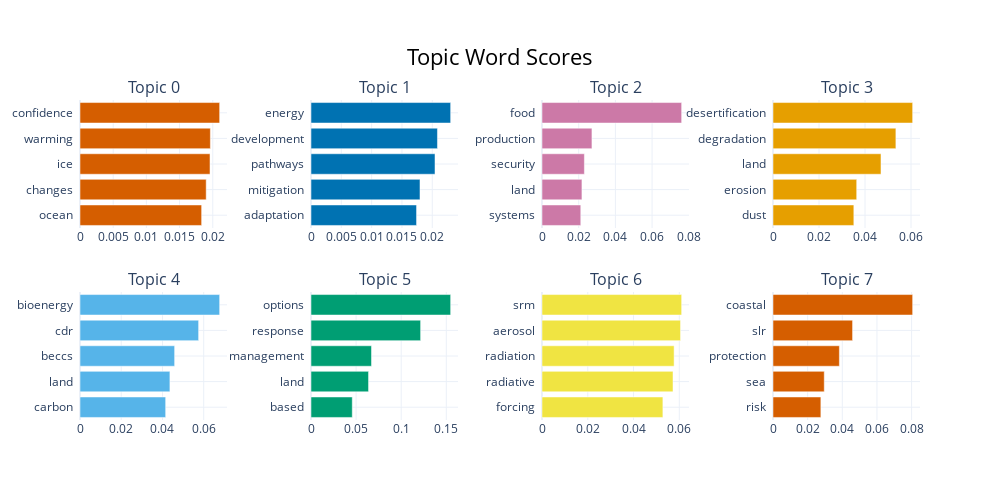

This figure's notebook cell:
### Markdown cell above
## IPCC report

### Code cell
topics, probs, model = create_topics("auto", "CountVectorizer", report)
model.visualize_barchart()

### Figure 1 — Plotly figure (JSON) as saved in the notebook; plotly's stock layout.template omitted (floating-point values rounded to 4 significant figures)
{"data": [{"marker": {"color": "#D55E00"}, "orientation": "h", "type": "bar", "x": [0.01833, 0.01901, 0.01959, 0.01964, 0.02104], "xaxis": "x", "y": ["ocean  ", "changes  ", "ice  ", "warming  ", "confidence  "], "yaxis": "y"}, {"marker": {"color": "#0072B2"}, "orientation": "h", "type": "bar", "x": [0.01741, 0.01798, 0.02045, 0.02086, 0.02303], "xaxis": "x2", "y": ["adaptation  ", "mitigation  ", "pathways  ", "development  ", "energy  "], "yaxis": "y2"}, {"marker": {"color": "#CC79A7"}, "orientation": "h", "type": "bar", "x": [0.02113, 0.02176, 0.0231, 0.02722, 0.07612], "xaxis": "x3", "y": ["systems  ", "land  ", "security  ", "production  ", "food  "], "yaxis": "y3"}, {"marker": {"color": "#E69F00"}, "orientation": "h", "type": "bar", "x": [0.03514, 0.03639, 0.04694, 0.05342, 0.06071], "xaxis": "x4", "y": ["dust  ", "erosion  ", "land  ", "degradation  ", "desertification  "], "yaxis": "y4"}, {"marker": {"color": "#56B4E9"}, "orientation": "h", "type": "bar", "x": [0.04155, 0.04361, 0.0459, 0.05754, 0.06774], "xaxis": "x5", "y": ["carbon  ", "land  ", "beccs  ", "cdr  ", "bioenergy  "], "yaxis": "y5"}, {"marker": {"color": "#009E73"}, "orientation": "h", "type": "bar", "x": [0.04576, 0.06381, 0.06709, 0.1215, 0.1548], "xaxis": "x6", "y": ["based  ", "land  ", "management  ", "response  ", "options  "], "yaxis": "y6"}, {"marker": {"color": "#F0E442"}, "orientation": "h", "type": "bar", "x": [0.05283, 0.05725, 0.05774, 0.06055, 0.06103], "xaxis": "x7", "y": ["forcing  ", "radiative  ", "radiation  ", "aerosol  ", "srm  "], "yaxis": "y7"}, {"marker": {"color": "#D55E00"}, "orientation": "h", "type": "bar", "x": [0.02762, 0.02958, 0.0383, 0.04592, 0.0806], "xaxis": "x8", "y": ["risk  ", "sea  ", "protection  ", "slr  ", "coastal  "], "yaxis": "y8"}], "layout": {"annotations": [{"font": {"size": 16}, "showarrow": false, "text": "Topic 0", "x": 0.0875, "xanchor": "center", "xref": "paper", "y": 1, "yanchor": "bottom", "yref": "paper"}, {"font": {"size": 16}, "showarrow": false, "text": "Topic 1", "x": 0.3625, "xanchor": "center", "xref": "paper", "y": 1, "yanchor": "bottom", "yref": "paper"}, {"font": {"size": 16}, "showarrow": false, "text": "Topic 2", "x": 0.6375, "xanchor": "center", "xref": "paper", "y": 1, "yanchor": "bottom", "yref": "paper"}, {"font": {"size": 16}, "showarrow": false, "text": "Topic 3", "x": 0.9125, "xanchor": "center", "xref": "paper", "y": 1, "yanchor": "bottom", "yref": "paper"}, {"font": {"size": 16}, "showarrow": false, "text": "Topic 4", "x": 0.0875, "xanchor": "center", "xref": "paper", "y": 0.4, "yanchor": "bottom", "yref": "paper"}, {"font": {"size": 16}, "showarrow": false, "text": "Topic 5", "x": 0.3625, "xanchor": "center", "xref": "paper", "y": 0.4, "yanchor": "bottom", "yref": "paper"}, {"font": {"size": 16}, "showarrow": false, "text": "Topic 6", "x": 0.6375, "xanchor": "center", "xref": "paper", "y": 0.4, "yanchor": "bottom", "yref": "paper"}, {"font": {"size": 16}, "showarrow": false, "text": "Topic 7", "x": 0.9125, "xanchor": "center", "xref": "paper", "y": 0.4, "yanchor": "bottom", "yref": "paper"}], "height": 500, "hoverlabel": {"bgcolor": "white", "font": {"family": "Rockwell", "size": 16}}, "showlegend": false, "title": {"font": {"color": "Black", "size": 22}, "text": "Topic Word Scores", "x": 0.5, "xanchor": "center", "yanchor": "top"}, "width": 1000, "xaxis": {"anchor": "y", "domain": [0, 0.175], "showgrid": true}, "xaxis2": {"anchor": "y2", "domain": [0.275, 0.45], "showgrid": true}, "xaxis3": {"anchor": "y3", "domain": [0.55, 0.725], "showgrid": true}, "xaxis4": {"anchor": "y4", "domain": [0.825, 1], "showgrid": true}, "xaxis5": {"anchor": "y5", "domain": [0, 0.175], "showgrid": true}, "xaxis6": {"anchor": "y6", "domain": [0.275, 0.45], "showgrid": true}, "xaxis7": {"anchor": "y7", "domain": [0.55, 0.725], "showgrid": true}, "xaxis8": {"anchor": "y8", "domain": [0.825, 1], "showgrid": true}, "yaxis": {"anchor": "x", "domain": [0.6, 1], "showgrid": true}, "yaxis2": {"anchor": "x2", "domain": [0.6, 1], "showgrid": true}, "yaxis3": {"anchor": "x3", "domain": [0.6, 1], "showgrid": true}, "yaxis4": {"anchor": "x4", "domain": [0.6, 1], "showgrid": true}, "yaxis5": {"anchor": "x5", "domain": [0, 0.4], "showgrid": true}, "yaxis6": {"anchor": "x6", "domain": [0, 0.4], "showgrid": true}, "yaxis7": {"anchor": "x7", "domain": [0, 0.4], "showgrid": true}, "yaxis8": {"anchor": "x8", "domain": [0, 0.4], "showgrid": true}}}
